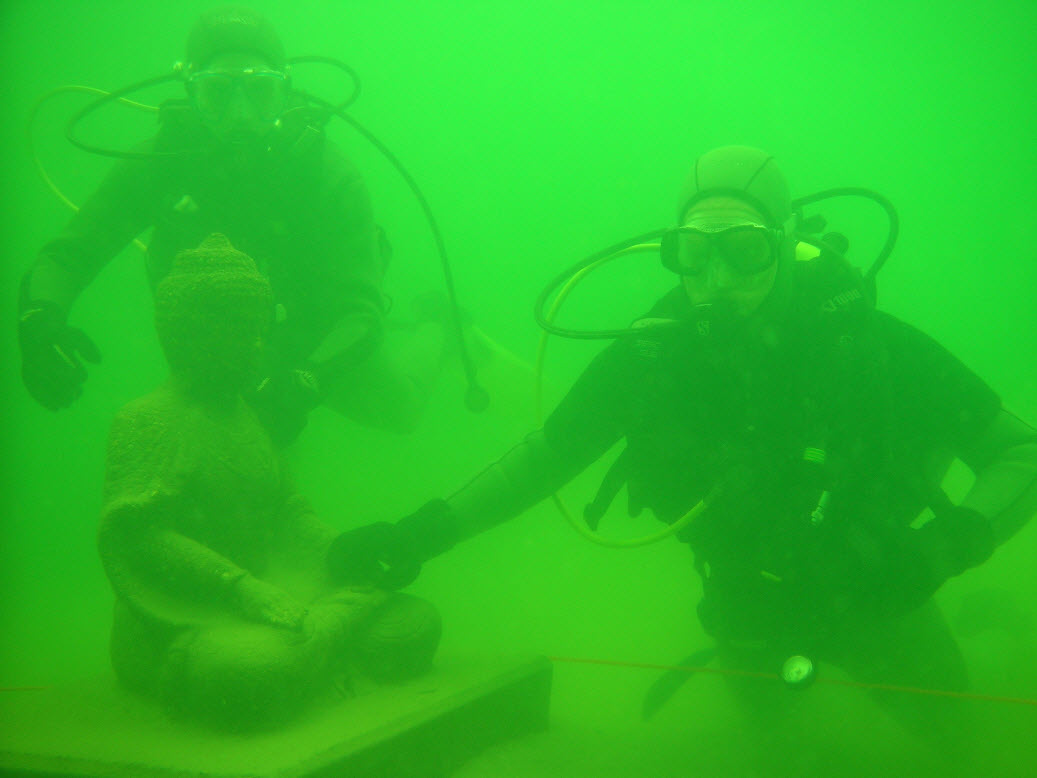
#> input picture img_3.jpg, 1037 x 778 px
$ python collection_2.py
#> lines starting #> are read from the running program, lines starting #| are printed output that depends on the picture
import cv2 as cv
import numpy as np
import matplotlib.pyplot as plt
import math
from skimage import color


# # 计算每个通道的平均像素值
def average_color(channel):
    h, w = channel.shape
    sum = 0
    for i in range(h):
        for j in range(w):
            sum = sum + channel[i][j]
    ave = sum / (w * h)
    return ave


# 根据论文公式 进行红 蓝 通道的补偿
def channel_compensate(channel, g):
    h, w = channel.shape
    g_ave = average_color(g)
    now_channel_ave = average_color(channel)
    for i in range(h):
        for j in range(w):
            channel[i][j] = channel[i][j] + (g_ave - now_channel_ave) * (1 - channel[i][j]) * g[i][j]
    return channel


# gray world
def GW(orgImg):
    B, G, R = np.double(orgImg[:, :, 0]), np.double(orgImg[:, :, 1]), np.double(orgImg[:, :, 2])
    B_ave, G_ave, R_ave = np.mean(B), np.mean(G), np.mean(R)
    K = (B_ave + G_ave + R_ave) / 3
    Kb, Kg, Kr = K / B_ave, K / G_ave, K / R_ave
    Ba = (B * Kb)
    Ga = (G * Kg)
    Ra = (R * Kr)
    dst_img = np.uint8(np.zeros_like(orgImg))
    dst_img[:, :, 0] = Ba
    dst_img[:, :, 1] = Ga
    dst_img[:, :, 2] = Ra
    return dst_img


# 总函数 使用该函数进行白平衡
def white_balance(tag, img_path):
#> called with tag = 1, img_path = './img_3.jpg'
    img = cv.imread(img_path, 1)
#> img is the input picture: shape (778, 1037, 3); mean B, G, R 38.2, 188.1, 39.9
    h, w, c = img.shape
    b, g, r = cv.split(img)
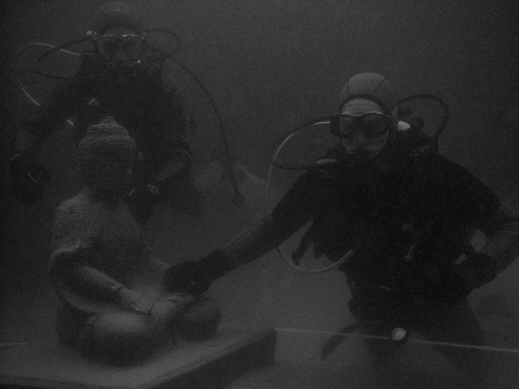
#> r: shape (778, 1037) (shown at 1/2 size); min 2, max 129, mean 39.9
    b = b / 255
    g = g / 255
    r = r / 255
    r_h, r_w = r.shape
    r_c = channel_compensate(r, g)
#> after the loop in average_color, `for i in range(h):`: sum = 595053.8
#> in average_color, `ave = sum / (w * h)`: ave = 0.738
#> in channel_compensate, `now_channel_ave = average_color(channel)`: now_channel_ave = 0.156
#> after the loop in channel_compensate, `for i in range(h):`:
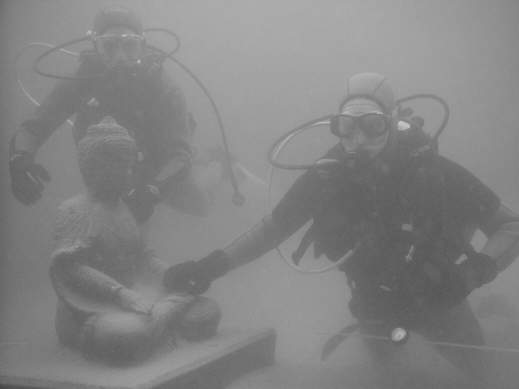
#> channel: shape (778, 1037) float64 (shown at 1/2 size); min 0.281, max 0.793, mean 0.516
    b_c = channel_compensate(b, g)
    img_compen = cv.merge([b_c, g, r_c])
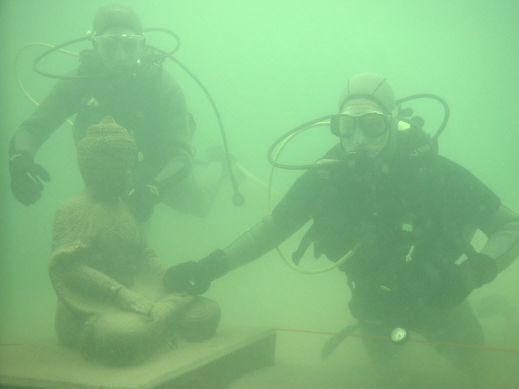
#> img_compen: shape (778, 1037, 3) float64 (shown at 1/2 size); mean B, G, R 0.514, 0.738, 0.516
    img_compen = img_compen * 255
    img_compen = img_compen.astype(np.uint8)
    if tag == 1:
        img_compen = GW(img_compen)  # gray world
#> in GW, `B_ave, G_ave, R_ave = np.mean(B), np.mean(G), np.mean(R)`: B_ave = 130.5; G_ave = 188.1; R_ave = 131
#> in GW, `K = (B_ave + G_ave + R_ave) / 3`: K = 149.9
#> in GW, `Kb, Kg, Kr = K / B_ave, K / G_ave, K / R_ave`: Kb = 1.15; Kg = 0.797; Kr = 1.14
    return img, img_compen


# gamma校正
def adjust_gamma(image, gamma=1.0):
    invGamma = 1.0 / gamma
    # table = np.array([((i / 255.0) ** invGamma) * 255
    #                   for i in np.arange(0, 256)]).astype(np.int64)
    table = np.array([((i / 255.0) ** invGamma) * 255
                      for i in np.arange(0, 256)]).astype(np.uint8)

    return cv.LUT(image, table)


# 锐化
def sharpen(img):
    kernel = np.array([[-1, -1, -1], [-1, 9, -1], [-1, -1, -1]])  #

    output = cv.filter2D(img, -1, kernel)
    return output


def sharpen2(img):
    kernel = np.array([[0, -1, 0], [-1, 5, -1], [0, -1, 0]])

    output = cv.filter2D(img, -1, kernel)
    return output


# 显示图片,在键盘按键后 图像消失
# [26 lines left out: functions img_show, bgr2rgb, show, compare_show, not called in this run]


# 计算拉普拉斯权重
def laplace(image_path):
    image = image_path
    # image = cv.imread(image_path, 1)
    # image = cv.cvtColor(image, cv.COLOR_RGB2LAB) # rgb图片转化成lab图
    image_l = np.double(image[:, :, 0]) / 256  # 取亮度值
    # cv.imshow("L", image_l)
    # cv.waitKey(0)
    # print(image_l)
    output_9 = cv.Laplacian(image_l, cv.CV_64F)
    output_9 = cv.convertScaleAbs(output_9)

    # [6 lines of commented-out code are left out]

    return output_9


# 计算显著性权重
def saliency(image_path):
    image = image_path
    # image = cv.cvtColor(image, cv.COLOR_RGB2LAB)
    image = color.rgb2lab(image)
    output = np.zeros((image.shape[0], image.shape[1]), dtype=int)
    SUML = 0
    SUMB = 0
    SUMA = 0
    size = image.shape[0] * image.shape[1]
    for x in range(image.shape[0]):  # 遍历每一个像素
        for y in range(image.shape[1]):
            l, a, b = image[x, y]
            SUML += l
            SUMA += a
            SUMB += b
    ml = SUML / size
    ma = SUMA / size
    mb = SUMB / size
    for x in range(image.shape[0]):  # 遍历每一个像素
        for y in range(image.shape[1]):
            l, a, b = image[x, y]
            output[x, y] = (l - ml) * (l - ml) + (a - ma) * (a - ma) + (b - mb) * (b - mb)
    # cv.imshow("L", output)
    return output


# 计算饱和权重
def saturation(image_path):
    # image = cv.imread(image_path, 1) # 以彩色图bgr读入
    image = image_path
    # cv.imshow('rgb image', image) # 显示图像
    # if cv.waitKey(0) == 27: # 设置按esc键时，关闭图像
    #     cv.destroyAllWindows()

    '''
    因为不知道输出是二维数组还是灰度图，所以两个都先写着
    '''

    output = np.zeros((image.shape[0], image.shape[1]), dtype=int)  # 初始化一个和图像大小一样的二维数组，每个元素为0

    out_img = np.ones((image.shape[0], image.shape[1]), np.uint8)  # 初始化一个和图像大小一样的灰度图，每个像素为1
    out_img = 255 * out_img  # 将像素改为255

    # cv.imshow('out_img', out_img) # 显示图像
    # if cv.waitKey(0) == 27: # 设置按esc键时，关闭图像
    #     cv.destroyAllWindows()

    for x in range(image.shape[0]):  # 遍历每一个像素
        for y in range(image.shape[1]):
            b, g, r = image[x, y]  # 获取每个像素的各个通道的值
            l = r * 0.299 + g * 0.587 + b * 0.114  # 计算亮度
            w = math.sqrt(1 / 3 * (math.pow((r - l), 2) + math.pow((g - l), 2) + math.pow((b - l), 2)))  # 饱和权重计算
            output[x][y] = w
            out_img[x][y] = w

    # print(output)

    # cv.imshow('out_image', out_img) # 显示计算饱和权后的灰度图
    # if cv.waitKey(0) == 27:
    #     cv.destroyAllWindows()

    return out_img


# 下采样
def down_half(image):
    h = np.array([1, 4, 6, 4, 1]) / 16
    # print(h)
    filt = (h.T).dot(h)
    # print(filt)
    # output = cv.filter2D(image, -1, filt)
    out = cv.filter2D(image, cv.CV_64F, filt)
    output = out[::2, ::2]
    return output


# 高斯金字塔
def gauss_pyramid(image, level):
    pyramid_images = []
    pyramid_images.append(image)
    temp = image.copy()
    for i in range(0, level):
        temp = down_half(temp)
        pyramid_images.append(temp)
        # cv.imshow("gauss" + str(i), temp)
        # cv.waitKey(0)
    return pyramid_images


# 上采样
def up_half(image):
    h = np.array([1, 4, 6, 4, 1]) / 16
    filt = (h.T).dot(h)
    outimage = np.zeros((image.shape[0] * 2, image.shape[1] * 2), dtype=np.float64)
    outimage[::2, ::2] = image[:, :]
    out = cv.filter2D(outimage, cv.CV_64F, filt)
    return out


# 拉普拉斯金字塔
def lap_pyramid(pyramid_images):
    pyramid_lap = []
    k = len(pyramid_images)
    for i in range(0, k - 1):
        big_one = pyramid_images[i]
        small_one = up_half(pyramid_images[i + 1])
        if small_one.shape[0] > big_one.shape[0]:
            small_one = np.delete(small_one, (-1), axis=0)
        if small_one.shape[1] > big_one.shape[1]:
            small_one = np.delete(small_one, (-1), axis=1)
        pyramid_lap.append(big_one - small_one)
        # cv.imshow("lap" + str(i), big_one - small_one)
        # cv.waitKey(0)
    pyramid_lap.append(pyramid_images.pop())
    return pyramid_lap


def split_rgb(image):
    (R, G, B) = cv.split(image)
    return B, G, B


# [11 lines left out: function collapse, not called in this run]


img_path = './img_3.jpg'
img, img_compen = white_balance(tag=1, img_path=img_path)  # 白平衡
# tag == 1 时， 在白平衡后使用gray-world 处理 ， tag == 0 则不处理
img_gamma_adjust = adjust_gamma(img_compen)  # gamma校正
img_sharpen1 = sharpen(img_compen)  # 锐化1
img_sharpen2 = sharpen2(img_compen)  # 锐化2

# compare_show(img, img_sharpen1)                # 图片对比

# img_gamma_adjust = np.array(img_gamma_adjust, dtype=np.float32)
img_lap_1 = laplace(img_gamma_adjust)  # 计算拉普拉斯权重1
img_lap_2 = laplace(img_sharpen1)  # 计算拉普拉斯权重2
#> in laplace (call 2), `output_9 = cv.convertScaleAbs(output_9)`:
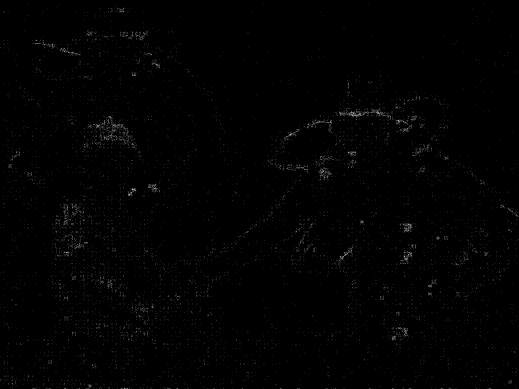
#> output_9: shape (778, 1037) (shown at 1/2 size); min 0, max 3, mean 0.0192; drawn with min black and max white
# cv.imshow('Laplace Image', img_lap_2)
# cv.waitKey(0)

img_wsal_1 = saliency(img_gamma_adjust)  # 计算显著性权重1
#> after the loop in saliency, `for x in range(image.shape[0]):`: SUMA = 52855.1; SUMB = -13425.7; SUML = 49785748
#> in saliency, `ml = SUML / size`: ml = 61.71
#> in saliency, `ma = SUMA / size`: ma = 0.0655
#> in saliency, `mb = SUMB / size`: mb = -0.0166
#> after the loop in saliency, `for x in range(image.shape[0]):`:
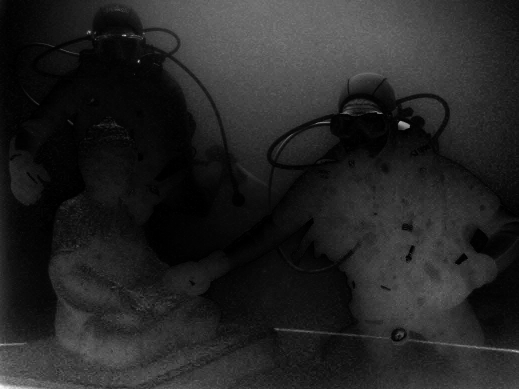
#> output: shape (778, 1037) int64 (shown at 1/2 size); min 0, max 824, mean 118.3; drawn with min black and max white
img_wsal_2 = saliency(img_sharpen1)  # 计算显著性权重2
# [4 lines of commented-out code are left out]

img_wsat_1 = saturation(img_gamma_adjust)  # 计算饱和权重1
img_wsat_2 = saturation(img_sharpen1)  # 计算饱和权重2
# cv.imshow('wsat Image', img_wsat_1)
# cv.waitKey(0)

# WL 拉普拉斯权重
# WS 显著权重
# WSat 饱和权重
# 权重归一化处理
# weight1 = (WL1+WS1+WSat1+0.1)/(WL1+WS1+WSat1+WL2+WS2+WSat2+0.2)
# weight2 = (WL2+WS2+WSat2+0.1)/(WL1+WS1+WSat1+WL2+WS2+WSat2+0.2)
weight1 = (img_lap_1 + img_wsal_1 + img_wsat_1) / (
        img_lap_1 + img_wsal_1 + img_wsat_1 + img_lap_2 + img_wsal_2 + img_wsat_2)
weight2 = (img_lap_2 + img_wsal_2 + img_wsat_2) / (
        img_lap_1 + img_wsal_1 + img_wsat_1 + img_lap_2 + img_wsal_2 + img_wsat_2)

# 多尺度融合
level = 3
Weight1 = gauss_pyramid(weight1, level)
#> after the loop in gauss_pyramid, `for i in range(0, level):`:
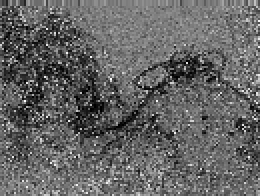
#> temp: shape (98, 130) float64 (shown 2 times larger); min 0, max 0.0204, mean 0.00807; drawn with min black and max white
#> after the loop in gauss_pyramid, `for i in range(0, level):`: pyramid_images = 4 items
#> Weight1 = 4 items
Weight2 = gauss_pyramid(weight2, level)
#> the loop in gauss_pyramid (call 2), `for i in range(0, level):` made 3 passes
#> pass 2, in down_half (call 5), `output = out[::2, ::2]`:
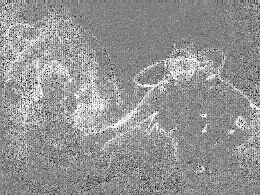
#> output: shape (195, 260) float64; min 0, max 0.0748, mean 0.0433; drawn with min black and max white
#> Weight2 = 4 items
# print(len(Weight1))
# print(len(Weight2))

(r1, g1, b1) = split_rgb(img_gamma_adjust)  # gamma
r1 = gauss_pyramid(r1, level)
#> r1 = 4 items
g1 = gauss_pyramid(g1, level)
#> g1 = 4 items
b1 = gauss_pyramid(b1, level)
#> b1 = 4 items
r1 = lap_pyramid(r1)
#> in lap_pyramid, `k = len(pyramid_images)`: k = 4
#> after the loop in lap_pyramid, `for i in range(0, k - 1):`: pyramid_lap = 3 items
g1 = lap_pyramid(g1)
b1 = lap_pyramid(b1)
(r2, g2, b2) = split_rgb(img_sharpen1)  # 锐化
r2 = gauss_pyramid(r2, level)
#> r2 = 4 items
g2 = gauss_pyramid(g2, level)
#> g2 = 4 items
b2 = gauss_pyramid(b2, level)
#> b2 = 4 items
r2 = lap_pyramid(r2)
g2 = lap_pyramid(g2)
b2 = lap_pyramid(b2)
# print(len(r1))
# print(len(r2))


#> (the run stopped early here; a loop or call above may not have finished)

$ run again, with img_2.png saved as img_3.jpg
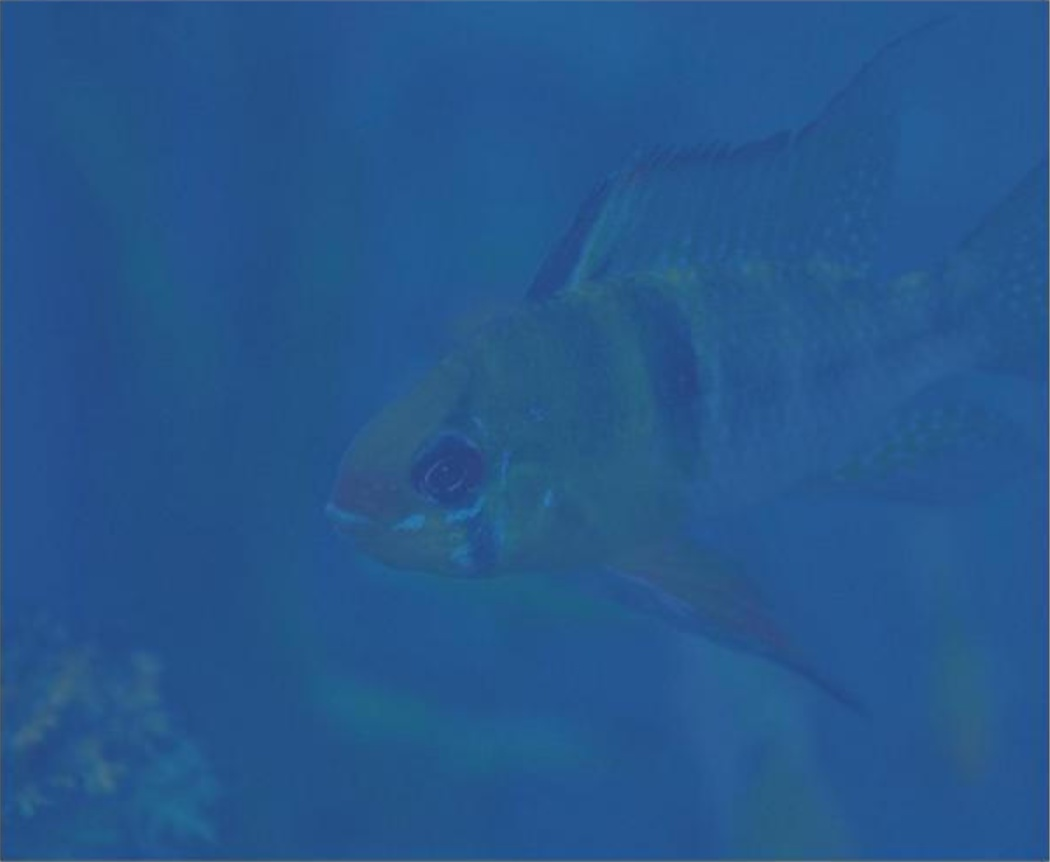
#> input picture img_2.png, 1050 x 862 px
#> in white_balance, img is the input picture: shape (862, 1050, 3); mean B, G, R 140.9, 87.2, 38
#> after the loop in average_color, `for i in range(h):`: sum = 309599.3
#> ave = 0.342
#> now_channel_ave = 0.149
#> B_ave = 132.2; G_ave = 87.23; R_ave = 51.8
#> K = 90.42
#> Kb = 0.684; Kg = 1.04; Kr = 1.75
#> image: shape (862, 1050, 3) float64; mean of channels 0, 1, 2 38.3, 0, 0.1
#> after the loop in saliency, `for x in range(image.shape[0]):`: SUMA = -22657.1; SUMB = 72796.6; SUML = 34647994.3
#> ml = 38.28
#> ma = -0.025
#> mb = 0.0804
#> image: shape (862, 1050, 3) float64; mean of channels 0, 1, 2 38.3, 0, 0.2
#> after the loop in gauss_pyramid, `for i in range(0, level):`:
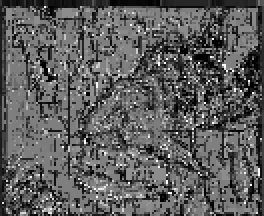
#> temp: shape (108, 132) float64 (shown 2 times larger); 0.63% of the values are NaN or infinite; the others: min 0, max 0.0204, mean 0.00757; drawn with min black, max white, NaN and infinite black
#> after the loop in gauss_pyramid, `for i in range(0, level):`: pyramid_images = 4 items
#> the loop in gauss_pyramid (call 2), `for i in range(0, level):` made 3 passes
#> pass 2, in down_half (call 5), `output = out[::2, ::2]`:
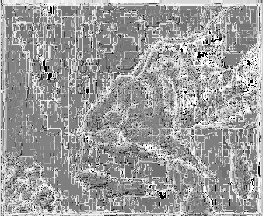
#> output: shape (216, 263) float64; 0.66% of the values are NaN or infinite; the others: min 0, max 0.0748, mean 0.0464; drawn with min black, max white, NaN and infinite black
#> k = 4
#> after the loop in lap_pyramid, `for i in range(0, k - 1):`: pyramid_lap = 3 items
#> r2 = 4 items
